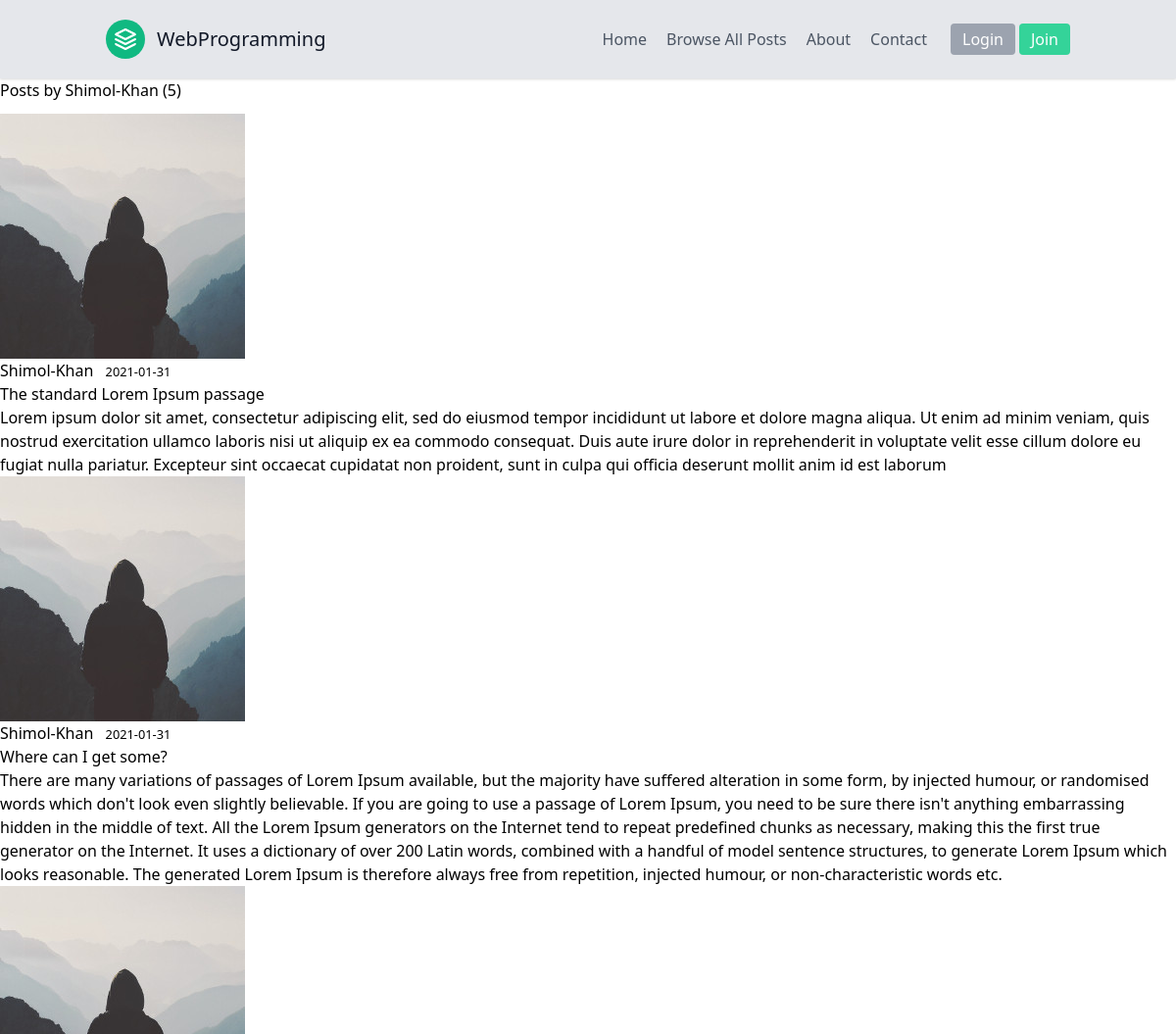
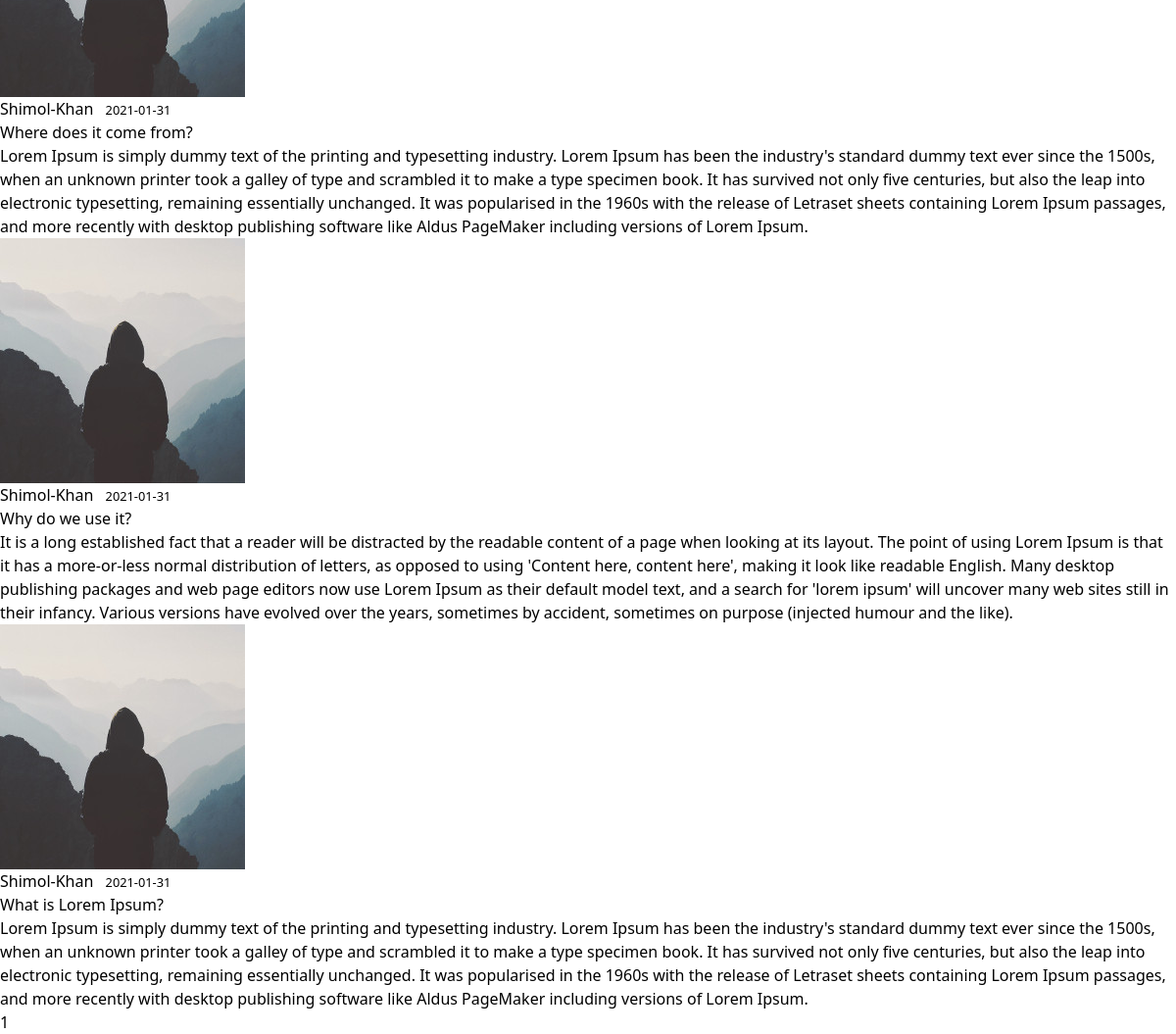
The page /user/Shimol-Khan on the database as committed earlier (2 pictures, top to bottom).
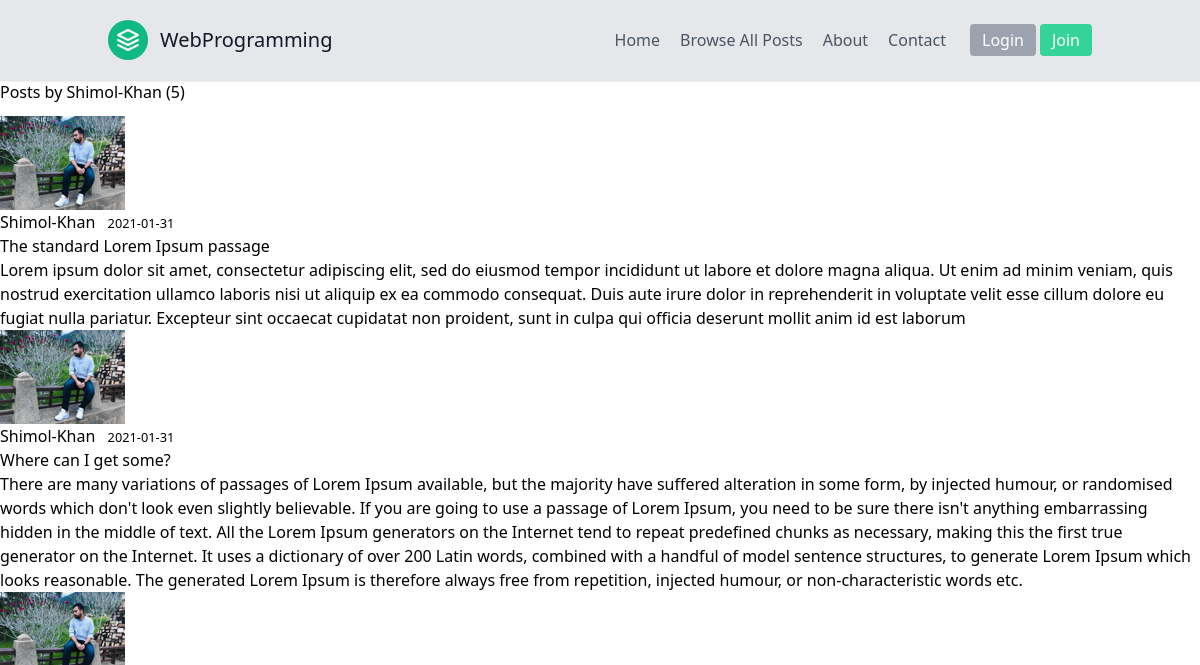
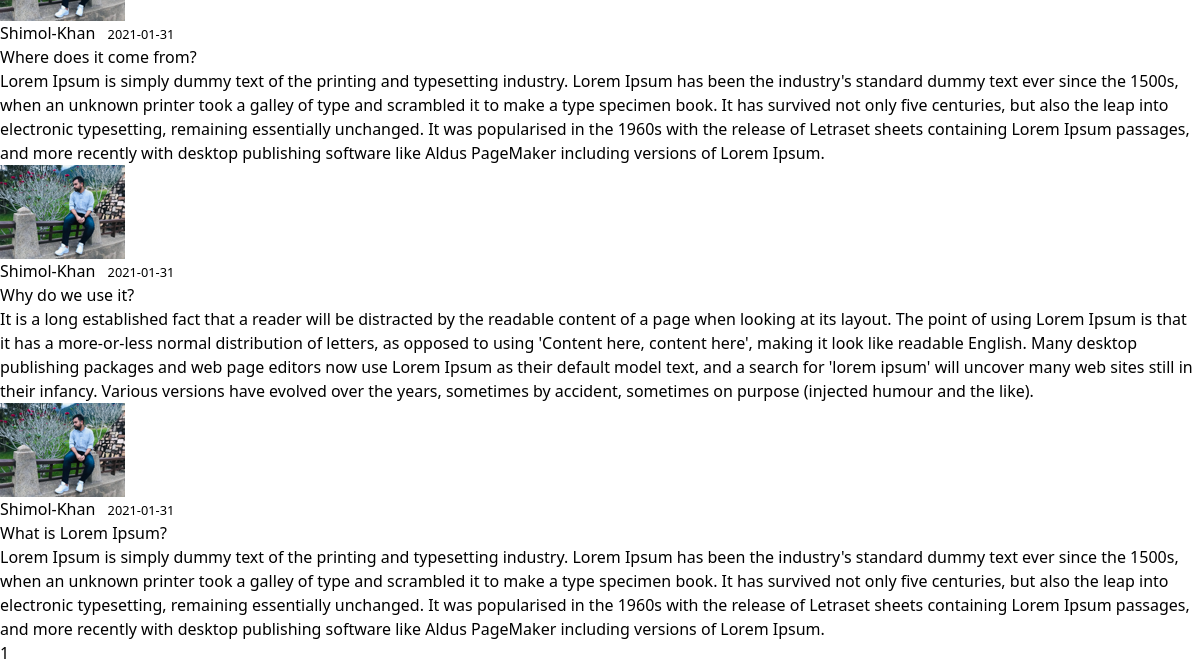
The same page on the database as committed later (2 pictures, top to bottom).
### Blog/models.py (models this page shows, shortened)
class User(db.Model, UserMixin):
    id = db.Column(db.Integer, primary_key=True)
    username = db.Column(db.String(20), unique=True, nullable=False)
    email = db.Column(db.String(120), unique=True, nullable=False)
    image_file = db.Column(db.String(20), nullable=False, default='default.jpg')
    password = db.Column(db.String(60), nullable=False)
    posts = db.relationship('Post', backref='author', lazy=True)

class Post(db.Model):
    id = db.Column(db.Integer, primary_key=True)
    title = db.Column(db.String(100), nullable=False)
    date_posted = db.Column(db.DateTime, nullable=False, default=datetime.utcnow)
    category = db.Column(db.String(100), nullable=False)
    content = db.Column(db.Text, nullable=False)
    user_id = db.Column(db.Integer, db.ForeignKey('user.id'), nullable=False)

### Blog/routes.py (the view)
@app.route("/user/<string:username>")
def user_posts(username):
    page = request.args.get('page', 1, type=int)
    user = User.query.filter_by(username=username).first_or_404()
    posts = Post.query.filter_by(author=user)\
        .order_by(Post.date_posted.desc())\
        .paginate(page=page, per_page=5)
    return render_template('user_posts.html', posts=posts, user=user)

### Blog/templates/user_posts.html
{% extends "layout.html" %}
{% block content %}
    <h1 class="mb-3">Posts by {{ user.username }} ({{ posts.total }})</h1>
    {% for post in posts.items %}
        <article class="media content-section">
          <img class="rounded-circle article-img" src="{{ url_for('static', filename='profile_pics/' + post.author.image_file) }}">
          <div class="media-body">
            <div class="article-metadata">
              <a class="mr-2" href="{{ url_for('user_posts', username=post.author.username) }}">{{ post.author.username }}</a>
              <small class="text-muted">{{ post.date_posted.strftime('%Y-%m-%d') }}</small>
            </div>
            <h2><a class="article-title" href="{{ url_for('post', post_id=post.id) }}">{{ post.title }}</a></h2>
            <p class="article-content">{{ post.content }}</p>
          </div>
        </article>
    {% endfor %}
    {% for page_num in posts.iter_pages(left_edge=1, right_edge=1, left_current=1, right_current=2) %}
      {% if page_num %}
        {% if posts.page == page_num %}
          <a class="btn btn-info mb-4" href="{{ url_for('user_posts', username=user.username, page=page_num) }}">{{ page_num }}</a>
        {% else %}
          <a class="btn btn-outline-info mb-4" href="{{ url_for('user_posts', username=user.username, page=page_num) }}">{{ page_num }}</a>
        {% endif %}
      {% else %}
        ...
      {% endif %}
    {% endfor %}
{% endblock content %}

### Blog/templates/layout.html (shortened to what this page needs)
<!DOCTYPE html>
<html lang="en">
<head>
  <link href="https://cdnjs.cloudflare.com/ajax/libs/font-awesome/5.15.1/css/all.min.css" rel="stylesheet">
  <link href="https://unpkg.com/tailwindcss@^2/dist/tailwind.min.css" rel="stylesheet">
  <link rel="stylesheet" href="{{ url_for('static', filename='main.css') }}">
  <link rel="stylesheet" href="https://cdnjs.cloudflare.com/ajax/libs/animate.css/4.1.1/animate.min.css">
</head>
<body>
  <header class="text-gray-600 bg-gray-200 body-font shadow">
    <div class="container mx-auto flex flex-wrap p-5 flex-col md:flex-row items-center">
      <a class="flex title-font font-medium items-center text-gray-900 mb-4 md:mb-0" href="/">
        <svg xmlns="http://www.w3.org/2000/svg" fill="none" stroke="currentColor" stroke-linecap="round"
          stroke-linejoin="round" stroke-width="2" class="w-10 h-10 text-white p-2 bg-green-500 rounded-full"
          viewBox="0 0 24 24">
          <path d="M12 2L2 7l10 5 10-5-10-5zM2 17l10 5 10-5M2 12l10 5 10-5"></path>
        </svg>
        <span class="ml-3 text-xl">WebProgramming</span>
      </a>
      <nav class="md:ml-auto flex flex-wrap items-center text-base justify-center">
        <a class="mr-5 hover:text-gray-900" href="{{ url_for('home') }}">Home</a>
        <a class="mr-5 hover:text-gray-900" href="{{ url_for('browse') }}">Browse All Posts</a>
        <a class="mr-5 hover:text-gray-900" href="{{ url_for('about') }}">About</a>
        <a class="mr-5 hover:text-gray-900" href="{{ url_for('new_contact') }}">Contact</a>
      </nav>
      {% if current_user.is_authenticated %}
      <a class="mr-5 hover:text-gray-900" href="{{ url_for('account') }}">Account</a>
      <button
        class="shadow inline-flex items-center bg-green-400 border-0 py-1 px-3 focus:outline-none hover:bg-green-500 rounded text-base mt-4 md:mt-0 text-gray-50">
        <a href="{{ url_for('logout') }}">Logout</a>
        <svg fill="none" stroke="currentColor" stroke-linecap="round" stroke-linejoin="round" stroke-width="2"
          class="w-4 h-4 ml-1" viewBox="0 0 24 24">
          <path d="M5 12h14M12 5l7 7-7 7"></path>
        </svg>
      </button>
      {% else %}
      <button
        class="mx-1 inline-flex items-center bg-gray-400 border-0 py-1 px-3 focus:outline-none hover:bg-gray-500 rounded text-base mt-4 md:mt-0 text-white">
        <a href="{{ url_for('login') }}">Login</a>
      </button>
      <button
        class="inline-flex items-center bg-green-400 border-0 py-1 px-3 focus:outline-none hover:bg-green-500 rounded text-base mt-4 md:mt-0 text-white">
        <a href="{{ url_for('register') }}">Join</a>
      </button>
      {% endif %}
    </div>
  </header>
{% block content %} {% endblock content %}
</body>
</html>

Rows that differ between the two databases and show on the page:
changed through a linked row, Post "The standard Lorem Ipsum passage": image_file: picture added in place of a placeholder
changed through a linked row, Post "Where can I get some?": image_file: picture added in place of a placeholder
changed through a linked row, Post "Where does it come from?": image_file: picture added in place of a placeholder
changed through a linked row, Post "Why do we use it?": image_file: picture added in place of a placeholder
changed through a linked row, Post "What is Lorem Ipsum?": image_file: picture added in place of a placeholder
